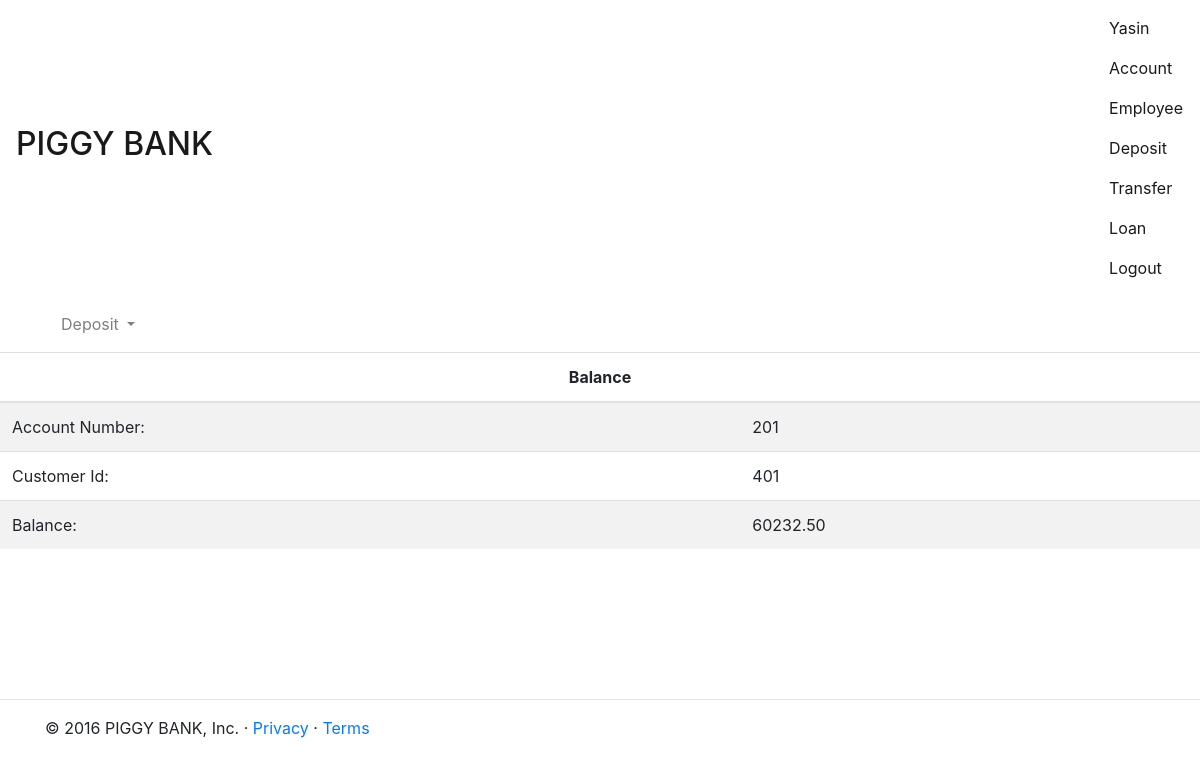
Page /deposit.php?deposit_task=view_balance (signed in) on the committed database.
### tables this page shows
CREATE TABLE `account` (
  `account_number` int(5) NOT NULL,
  `customer_id` int(5) NOT NULL,
  `branch_branch_number` int(5) NOT NULL,
  `balance` decimal(10,2) NOT NULL,
  `assests` decimal(10,2) NOT NULL,
  `account_type` varchar(40) DEFAULT NULL,
  PRIMARY KEY (`account_number`),
  KEY `branch_branch_number` (`branch_branch_number`),
  KEY `customer_id` (`customer_id`),
  CONSTRAINT `account_ibfk_1` FOREIGN KEY (`branch_branch_number`) REFERENCES `branch` (`bank_branch_number`),
  CONSTRAINT `account_ibfk_2` FOREIGN KEY (`customer_id`) REFERENCES `customer` (`customer_id`)
);

### deposit.php (the view, shortened to what this page needs)
<?php
require('usr_funcs.php');
require('config.php');
@$get_task=$_GET['deposit_task'];
if($get_task=='view_balance'){
  try{
                if($_SESSION['user_type']=='customer'){
                    $sql="SELECT account_number,customer_id,balance from account where account_number=".$_SESSION['valid_user_id']."";
                }else{
                    $sql="select * from employee where employee_id=".$_SESSION['valid_user'];
                }
            if($result=$mysqli->query($sql)){
                if($result->num_rows >0){
                    if($row=$result->fetch_array()){
    if(emp_check()){ account_emp(); }else{ ?>
  <table class='table table-striped'>
    <thead>
      <tr>
        <th colspan='2' class='table-inverse'>
          <center>Balance</center>
        </th>
      </tr>
    </thead>
    <tr>
      <td>Account Number: </td>
      <td>
        <?php echo $row[0]; ?>
      </td>
    </tr>
    <tr>
      <td>Customer Id: </td>
      <td>
        <?php echo $row[1]; ?>
      </td>
    </tr>
    <tr>
      <td>Balance: </td>
      <td>
        <?php echo $row[2]; ?>
      </td>
    </tr>
  </table>
  <?php
                    }
                    }else{
                        throw new Exception("Something Went Wrong. Can't fetch_array()");
                    }
                }else{
                    throw new Exception("Sorry You haven't entered the details yet.");
                }
            } else{
                throw new Exception("Something went wrong. Can't execute the query");
            }
        }catch(Exception $e){
                do_exp_content($e->getMessage());
            }
}
  ?>

### rows in the picture
account: account_number "201", customer "401", balance "60232.50"

### other values in the picture
$user "Yasin"
